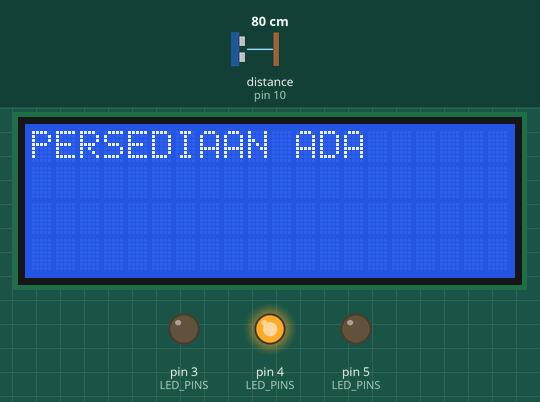
The sketch below on a simulated Arduino Uno, built with avr-gcc and run on an emulated ATmega328P. Parts: 20×4 character LCD, output pins drawn as LEDs (lit = HIGH). Wiring (inferred from the names in the program): ultrasonic range finder: trigger pin 9; echo pin 10. The test bench sets the inputs (shaded band); at power-on: distance to the obstacle (sensor on pin 10) 80 cm. The echo pulse lasts 58.3 µs per cm; pins used as bus, display or sensor lines are not drawn.

Above: at 1.6 s.
1.7 s: distance to the obstacle (sensor on pin 10) set to 98 cm
3.2 s: distance to the obstacle (sensor on pin 10) set to 105 cm
At 4.9 s:
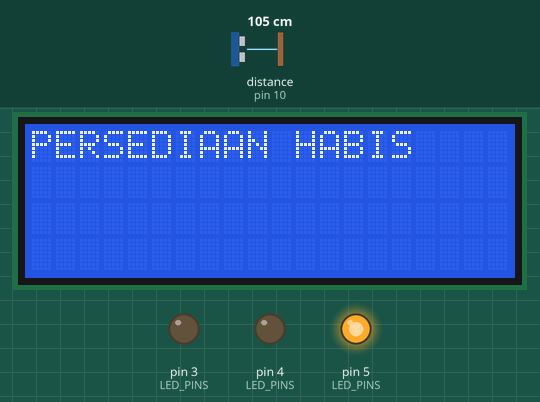
5.6 s: distance to the obstacle (sensor on pin 10) set to 2 cm
At 7.1 s:
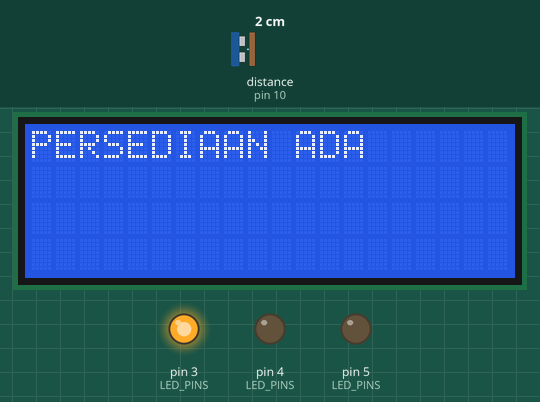
7.7 s: distance to the obstacle (sensor on pin 10) set to 18 cm
9.5 s: distance to the obstacle (sensor on pin 10) set to 22 cm
At 11.6 s:
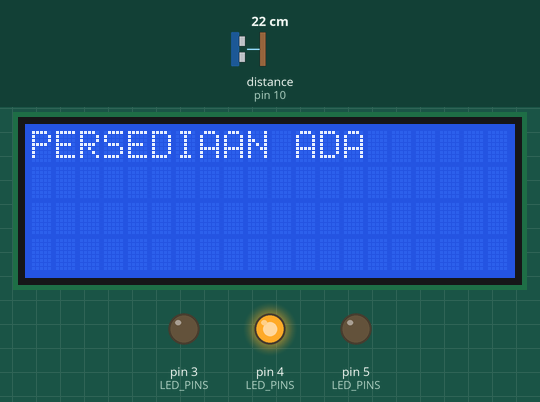
11.9 s: distance to the obstacle (sensor on pin 10) set to 4 cm
At 13.0 s:
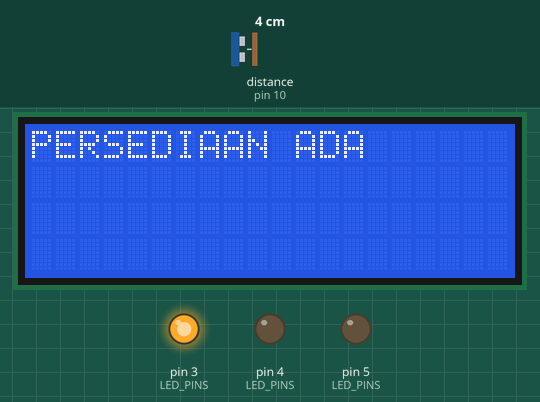
Timing chart, 0 to 14.9 s (numbered marks = the images above; inputs shaded):
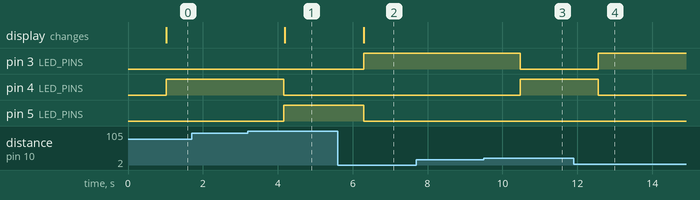

The sketch:

sketch_sep13a_test1.ino
```cpp
#include "index.h"

void setup() {
  // put your setup code here, to run once:
  MyProgram::setup();

}

void loop() {
  // put your main code here, to run repeatedly:
  MyProgram::main();

}
```

index.cpp
```cpp
#include "index.h"

void MyProgram::_setup() {
  Serial.begin(9600);
  lcd->init();
  pinMode(this->TriggerPin, OUTPUT);
  pinMode(this->EchoPin, INPUT);
  for (const auto i : this->LED_PINS) {
    pinMode(i, OUTPUT);
  }
}

void MyProgram::test1() {
  float distance = this->getDistance(50);
  if ((unsigned long) (millis() - this->LastMillis1) >= 1000) {
    lcd->clear();
    lcd->printWithCursor<String>(F("PERSEDIAAN ADA"), 0, 0);

    int indexLED = (distance < 20) ? 0 : (distance > 20 && distance < 100) ? 1 : 2;
    for (int i = 0; i < (int)(sizeof(this->LED_PINS) / sizeof(this->LED_PINS[0])); i++) {
      digitalWrite(this->LED_PINS[i], i == indexLED ? HIGH : LOW);
    }

    if (indexLED == 2) {
      lcd->printWithCursor(F("PERSEDIAAN HABIS"), 0, 0);
    }

    this->LastMillis1 = millis();
  }

  delay(50);
}

float MyProgram::getDistance(uint16_t _delay) {
  static bool isWaitingForEcho = false;
  float value, _time;

  if ((unsigned long) (millis() - this->LastMillis2) >= (long unsigned int) _delay) {
    this->LastMillis2 = millis();
    // Trigger Program
    digitalWrite(this->TriggerPin, LOW);
    delayMicroseconds(2);
    digitalWrite(this->TriggerPin, HIGH);
    delayMicroseconds(10);
    digitalWrite(this->TriggerPin, LOW);

    isWaitingForEcho = true;
  }

  if (isWaitingForEcho) {
    _time = pulseIn(this->EchoPin, HIGH);
    value = _time * 0.034 / 2;
    isWaitingForEcho = false;
  }

  return value;
}
```

index.h
```cpp
#include "Arduino.h"
#include "LCDdisplay.h"

class MyProgram {
public:
  static MyProgram& instance() {
    static MyProgram instance;
    return instance;
  }

  static void setup() {
    instance()._setup();
  }

  static void main() {
    instance().test1();
  }

private:
  // define LED pins
  const int LED_PINS[3] = { 3, 4, 5 };
  // define Ultrasonic Pins
  const byte TriggerPin = 9;
  const byte EchoPin    = 10;
  LCDdisplay* lcd = new LCDdisplay(20, 4);

private:
  void _setup();
  void test1();

private:
  unsigned long LastMillis1 = 0, LastMillis2 = 0;
  float getDistance(uint16_t _delay);

};
```

LCDdisplay.h
```cpp
/*! @file LCDdisplay.h
 * @version 1.0.0
*/

#include "Arduino.h"
#include "Wire.h"
#include "LiquidCrystal_I2C.h"

#pragma once

class LCDdisplay {
public:
  // Constructor with default size
  LCDdisplay(int cols = 16, int rows = 2) :
    cols(cols), rows(rows), lcd(0x27, cols, rows) {}

  // Initialize LCD function
  void init() {
    lcd.init();
    lcd.backlight();
    lcd.clear();
  }

  // clear LCD function
  void clear() {
    lcd.clear();
  }

  // backlight on/off
  void backlight(bool state) {
    if (state) lcd.backlight();
    else lcd.noBacklight();
  }

  // setcursor
  void setCursor(uint8_t row, uint8_t col) {
    lcd.setCursor(row, col);
  }

  // printout LCD
  template <typename T> void print(const T& x) {
    lcd.print(x);
  }

  template <typename T> void printWithCursor(const T& x, const uint8_t row, const uint8_t col)
  {
    lcd.setCursor(row, col);
    lcd.print(x);
  }

private:
  int cols; int rows;

private:
  LiquidCrystal_I2C lcd;
};
```

Measured:
- the behaviour switches between 100 and 101 cm on distance to the obstacle (sensor on pin 10) (found by bisection; images 0 and 1)
- the behaviour switches between 20 and 21 cm on distance to the obstacle (sensor on pin 10) (found by bisection; images 2 and 3)
- after the input at 1.7 s, every drawn part: stays the same
- after the input at 3.2 s, pin 4 (LED_PINS): HIGH → LOW after 0.97 s; pin 5 (LED_PINS): LOW → HIGH after 0.97 s; the display: changes after 0.98 s (image 1)
- after the input at 5.6 s, pin 3 (LED_PINS): LOW → HIGH after 0.70 s; pin 5 (LED_PINS): HIGH → LOW after 0.70 s; the display: changes after 0.70 s (image 2)
- after the input at 7.7 s, every drawn part: stays the same
- after the input at 9.5 s, pin 3 (LED_PINS): HIGH → LOW after 0.97 s; pin 4 (LED_PINS): LOW → HIGH after 0.97 s
- after the input at 11.9 s, pin 3 (LED_PINS): LOW → HIGH after 0.66 s; pin 4 (LED_PINS): HIGH → LOW after 0.66 s
